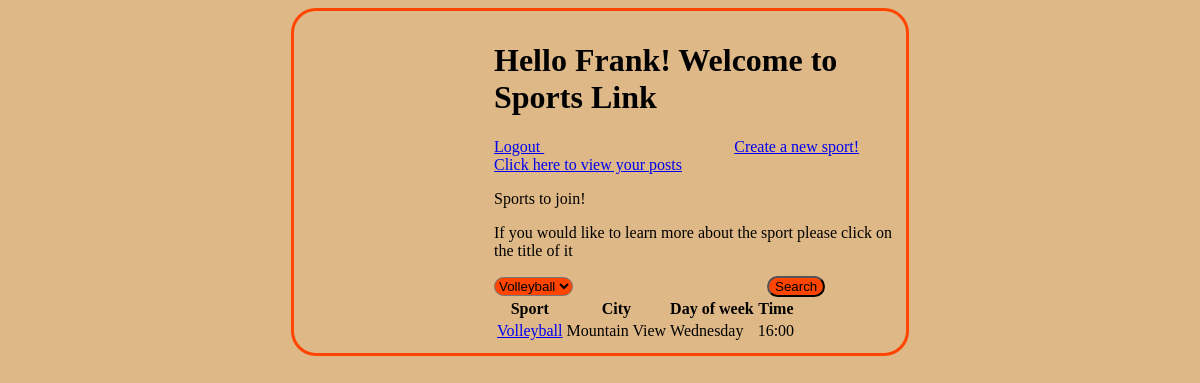
Before: /dashboard (signed in) with the older database file.
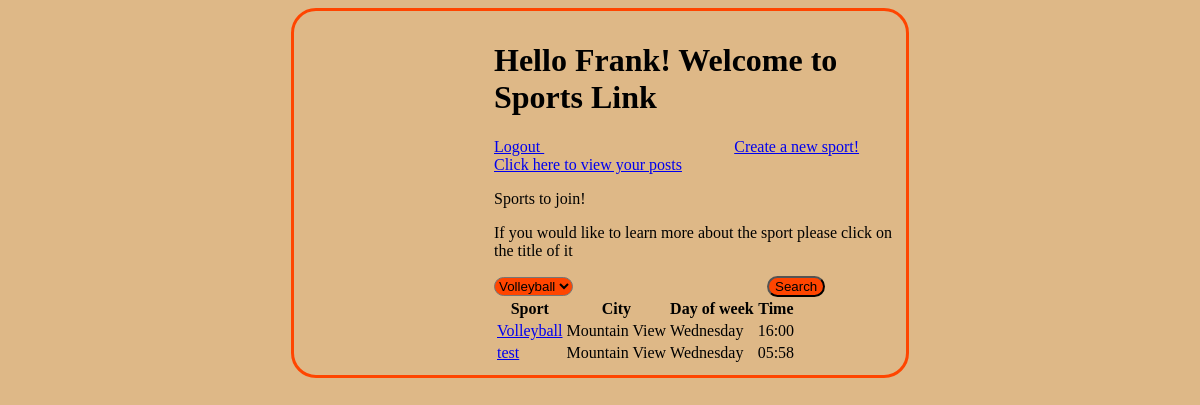
After: the same page with the newer database file.
### sportsPageApp/models.py (models this page shows, shortened)
class Sport(models.Model):
    sport_name = models.CharField(max_length=255)
    description = models.CharField(max_length=255)
    city = models.CharField(max_length=255)
    day_of_week = models.CharField(max_length=255)
    time = models.CharField(max_length=255)
    creator = models.ForeignKey(User, related_name="sports", on_delete=models.CASCADE)
    create_at = models.DateTimeField(auto_now_add = True)
    update_at = models.DateTimeField(auto_now = True)
    likes = models.ManyToManyField(User, related_name='sport_posts')
    objects = SportManager()

### sportsPageApp/views.py (the view)
# urls.py: path('dashboard', views.dashboard),
def dashboard(request):
    if "user_id" not in request.session:
        return redirect("/")
    context = {
        "logged_in_user": User.objects.get(id = request.session['user_id']),
        "allSports": Sport.objects.all(),
    }
    return render(request, "dashboard_for_users.html", context)

### sportsPageApp/templates/dashboard_for_users.html (shortened to what this page needs)
<!DOCTYPE html>
{% load static %}
<html lang="en">
<head>
    <link rel="stylesheet" type="text/css" href="{% static 'css/dashboard_style.css' %}">
</head>
<body>
<div id="container">
    <h1>Hello {{ logged_in_user.first_name }}! Welcome to Sports Link</h1>
    <a href="/logout" div class="link">Logout </a>
    <a href="/sports/new" div class="link">Create a new sport!</a>
    <a href="/your_sports" div class="link">Click here to view your posts</a>
    <p>Sports to join!</p>
    <p>If you would like to learn more about the sport please click on the title of it</p>
    <form action="/sports/{{ sport.sport_name }}" method="get">
    <select name="{{ sport.sport_name }}" id="{{ sport.sport_name }}">
        {% for sport in allSports %}
            <option value="{{ sport.sport_name }}">{{ sport.sport_name }}</option>
        {% endfor %}
    </select>
    <button>Search</button>
</form>
    <table>
        <thead>
            <tr>
                <th>Sport</th>
                <th>City</th>
                <th>Day of week</th>
                <th>Time</th>
            </tr>
        </thead>
        <tbody>
            {% for sport in allSports %}
            <tr>
                <td><a href="/sports/display/{{ sport.id }}">{{ sport.sport_name }}</a></td>
                <td>{{ sport.city }}</td>
                <td>{{ sport.day_of_week }}</td>
                <td>{{ sport.time }}</td>
            </tr>
            {% endfor %}
        </tbody>
    </table>
</div>
</body>
</html>

Changed rows visible on the page:
added Sport: sport_name "test", city "Mountain View", day_of_week "Wednesday", time "05:58"
